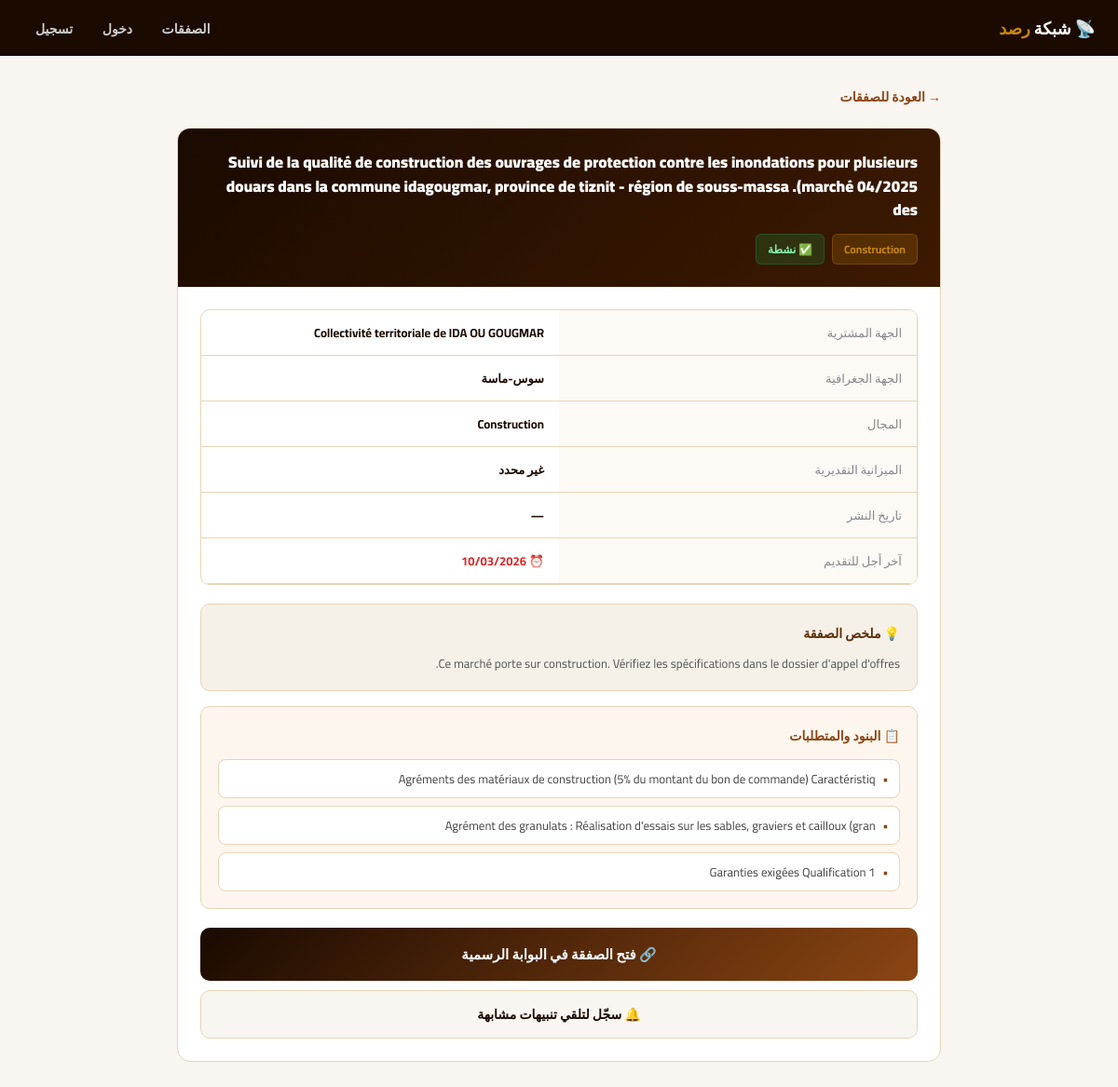
Page /tender/313063 on the committed database.
### tables this page shows
CREATE TABLE tenders (
        id TEXT PRIMARY KEY, objet TEXT, acheteur TEXT,
        region TEXT, ville TEXT, domaine TEXT, montant TEXT,
        date_publication TEXT, date_limite TEXT, description TEXT,
        clauses TEXT, summary TEXT, statut TEXT DEFAULT 'actif',
        url TEXT, date_extraction TEXT
    );

### main.py (the view)
@app.get("/tender/{tid}", response_class=HTMLResponse)
async def tender_detail(request: Request, tid: str):
    t = DB.execute("SELECT * FROM tenders WHERE id=?", (tid,)).fetchone()
    if not t: raise HTTPException(404)
    t = dict(t)
    clauses   = []
    try: clauses = json.loads(t['clauses'] or '[]')
    except: pass
    suppliers = get_suppliers(t['domaine']) if t['domaine'] in GOODS_DOMAINS else []
    return templates.TemplateResponse("tender_public.html", {
        "request": request, "tender": t, "clauses": clauses,
        "suppliers": suppliers, "REGIONS": REGIONS, "DOMAINS_AR": DOMAINS_AR,
    })

### templates/tender_public.html (shortened to what this page needs)
<!DOCTYPE html>
<html lang="ar" dir="rtl">
<head>
</head>
<body>
<nav>
  <div class="logo">📡 شبكة <span>رصد</span></div>
  <div class="nav-links">
    <a href="/tenders">الصفقات</a>
    <a href="/login">دخول</a>
    <a href="/register">تسجيل</a>
  </div>
</nav>
<div class="container">
  <a href="/tenders" class="back">→ العودة للصفقات</a>
  <div class="card">
    <div class="card-header">
      <h1>{{ tender.objet }}</h1>
      <div class="badges">
        <span class="badge badge-domain">{{ tender.domaine }}</span>
        {% if tender.statut == 'annule' %}
          <span class="badge badge-cancelled">❌ ملغاة</span>
        {% else %}
          <span class="badge badge-active">✅ نشطة</span>
        {% endif %}
      </div>
    </div>
    <div class="card-body">
      <div class="info-grid">
        <div class="info-label">الجهة المشترية</div>
        <div class="info-value">{{ tender.acheteur or '—' }}</div>
        <div class="info-label">الجهة الجغرافية</div>
        <div class="info-value">{{ REGIONS.get(tender.region, {}).get('ar', tender.region) or '—' }}</div>
        <div class="info-label">المجال</div>
        <div class="info-value">{{ tender.domaine }}</div>
        <div class="info-label">الميزانية التقديرية</div>
        <div class="info-value">{{ tender.montant or 'غير محدد' }}</div>
        <div class="info-label">تاريخ النشر</div>
        <div class="info-value">{{ tender.date_publication or '—' }}</div>
        <div class="info-label">آخر أجل للتقديم</div>
        <div class="info-value deadline">⏰ {{ tender.date_limite or '—' }}</div>
      </div>
      {% if tender.summary %}
      <div class="summary-box">
        <h3>💡 ملخص الصفقة</h3>
        <p>{{ tender.summary }}</p>
      </div>
      {% endif %}
      {% if clauses %}
      <div class="section-box">
        <h3>📋 البنود والمتطلبات</h3>
        <ul>{% for c in clauses %}<li>{{ c }}</li>{% endfor %}</ul>
      </div>
      {% endif %}
      {% if tender.statut == 'annule' %}
      <div style="background:#fef2f2;border-radius:10px;padding:16px;border:1px solid #fecaca;text-align:center;margin-bottom:16px">
        <strong style="color:#dc2626">❌ هذه الصفقة ملغاة — لا يمكن التقديم عليها</strong>
      </div>
      {% else %}
      <a href="{{ tender.url }}" target="_blank" class="btn-main">🔗 فتح الصفقة في البوابة الرسمية</a>
      {% endif %}
      <a href="/register" class="btn-sec">🔔 سجّل لتلقي تنبيهات مشابهة</a>
    </div>
  </div>
</div>
</body>
</html>

### templates/tender_public.html (style rules this page uses)
* { margin:0;padding:0;box-sizing:border-box }
:root { --dark:#1a0a00;--brown:#8B4513;--light:#f9f5f0;--border:#e8d5b7;--gold:#C8860A }
body { font-family:'Cairo',sans-serif;background:var(--light);color:var(--dark) }
a { text-decoration:none;color:inherit }
nav { background:var(--dark);padding:0 24px;display:flex;align-items:center;justify-content:space-between;height:60px }
.logo { font-size:18px;font-weight:900;color:white }
.logo span { color:var(--gold) }
.nav-links a { color:rgba(255,255,255,.8);padding:8px 14px;border-radius:8px;font-size:14px;font-weight:600 }
.container { max-width:860px;margin:28px auto;padding:0 20px }
.back { color:var(--brown);font-size:14px;font-weight:600;display:inline-flex;align-items:center;gap:6px;margin-bottom:20px }
.card { background:white;border-radius:14px;border:1px solid var(--border);overflow:hidden;margin-bottom:20px }
.card-header { background:linear-gradient(135deg,var(--dark),#3d1a00);padding:24px;color:white }
.card-header h1 { font-size:17px;font-weight:900;line-height:1.5;margin-bottom:12px }
.badges { display:flex;gap:8px;flex-wrap:wrap }
.badge { padding:4px 12px;border-radius:6px;font-size:12px;font-weight:700 }
.badge-domain { background:rgba(200,134,10,.2);color:var(--gold);border:1px solid rgba(200,134,10,.3) }
.badge-active { background:rgba(22,163,74,.2);color:#86efac;border:1px solid rgba(22,163,74,.3) }
.card-body { padding:24px }
.info-grid { display:grid;grid-template-columns:1fr 1fr;gap:0;border:1px solid var(--border);border-radius:10px;overflow:hidden;margin-bottom:20px }
.info-label { padding:12px 16px;background:#fdf9f5;color:#888;font-size:13px;border-bottom:1px solid var(--border) }
.info-value { padding:12px 16px;font-size:13px;font-weight:700;border-bottom:1px solid var(--border) }
.info-value.deadline { color:#dc2626 }
.section-box { background:#fdf6ee;border-radius:10px;padding:18px;border:1px solid var(--border);margin-bottom:16px }
.section-box h3 { font-size:14px;font-weight:700;color:var(--brown);margin-bottom:12px }
.section-box ul { list-style:none;display:flex;flex-direction:column;gap:8px }
.section-box li { font-size:13px;color:#444;padding:8px 12px;background:white;border-radius:8px;border:1px solid var(--border);display:flex;gap:8px }
.section-box li::before { content:'•';color:var(--brown);font-weight:900 }
.summary-box { background:#f5f0e8;border-radius:10px;padding:18px;border:1px solid var(--border);margin-bottom:16px }
.summary-box h3 { font-size:14px;font-weight:700;color:#5D2E0C;margin-bottom:8px }
.summary-box p { font-size:13px;color:#555;line-height:1.7 }
.btn-main { display:block;background:linear-gradient(135deg,var(--dark),var(--brown));color:white; text-align:center;padding:14px;border-radius:10px;font-size:15px;font-weight:700;transition:.2s;margin-top:20px }
.btn-sec { display:block;background:var(--light);color:var(--dark);text-align:center; padding:12px;border-radius:10px;font-size:14px;font-weight:600;border:1.5px solid var(--border);margin-top:10px }

### rows in the picture
tenders: objet "Suivi de la qualité de construction des ouvrages de protection contre les inondations pour plusieurs douars dans la commune idagougmar, province de tiznit - région de souss-massa .(marché 04/2025 des", domaine "Construction", acheteur "Collectivité territoriale de IDA OU GOUGMAR", get "سوس-ماسة", montant "غير محدد", date_publication "—", date_limite "10/03/2026", summary "Ce marché porte sur construction. Vérifiez les spécifications dans le dossier d'appel d'offres."

### other values in the picture
{{ c }} "Agréments des matériaux de construction (5% du montant du bon de commande) Caractéristiq" "Agrément des granulats : Réalisation d'essais sur les sables, graviers et cailloux (gran" "Garanties exigées Qualification 1"
